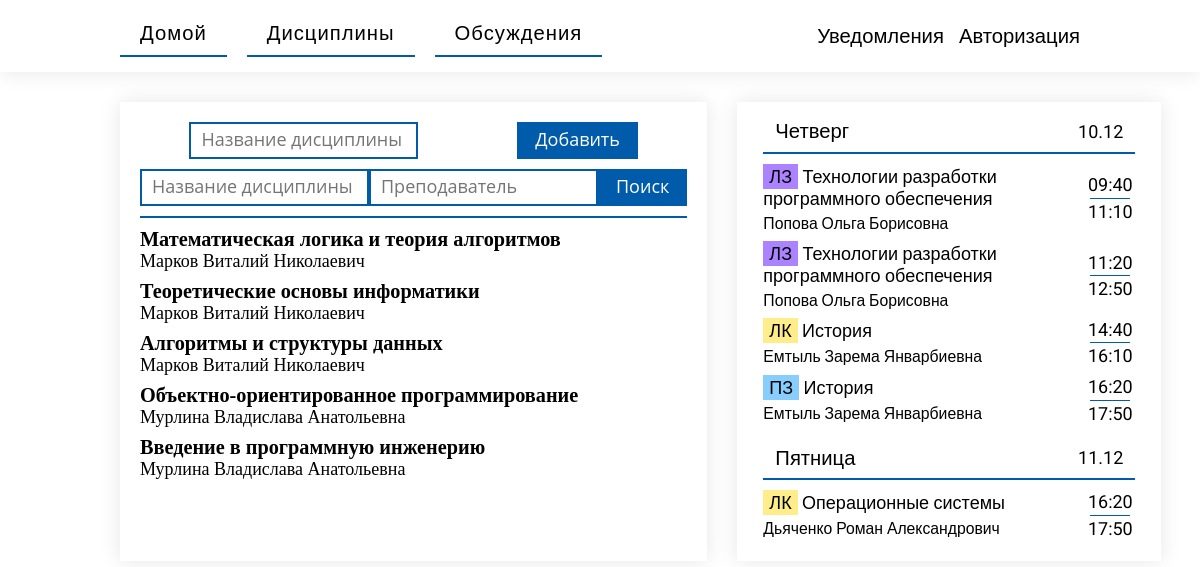
/Site/discipline.php (signed in), run on the app's committed database.
### tables this page shows
CREATE TABLE `subjects` (
  `id` int(11) NOT NULL,
  `name` varchar(245) NOT NULL,
  `teacher_id` int(11) NOT NULL,
  `created_at` datetime NOT NULL DEFAULT current_timestamp(),
  `updated_at` datetime NOT NULL DEFAULT current_timestamp() ON UPDATE current_timestamp()
);

### Site/includes/isLogin.php (called while the page is built, shortened)
<?php
	$profiles_id = $_COOKIE['profiles_id'];
	include 'includes/connect.php';
	$result = mysqli_query($db, "SELECT `name`, `surname`, `middle_name`, `institute`, `group`, `index` FROM `profiles` WHERE `id` = '$profiles_id'");
  $user = mysqli_fetch_array($result);
?>

### Site/discipline.php (the view, shortened to what this page needs)
<?php
  include 'includes/isLogin.php';
  $isTeacher = $user['index'] == 1;
  $result = mysqli_query($db, "SELECT id, name, teacher_id, (SELECT name AS teacher_name FROM profiles WHERE id = teacher_id) AS teacher_name, (SELECT surname FROM profiles WHERE id = teacher_id) AS teacher_surname, (SELECT middle_name FROM profiles WHERE id = teacher_id) AS teacher_middle_name FROM subjects;");
  $subjects = mysqli_fetch_all($result, MYSQLI_ASSOC);
?>
<!DOCTYPE html>
<html lang="ru">
<head>
  <?php include 'includes/head.php'; ?>
  <link rel="stylesheet" href="css/schedule.css">
  <link rel="stylesheet" href="css/discipline.css">
</head>
<body>
  <?php include 'includes/header.php'; ?>
  <div class="container flex-row">
    <main class="main" id="main">
      <section class="search">
        <?php if ($isTeacher): ?>
        <form class="discipline_add" action="add.php?add=discipline" method="post" name="discipline_add">
          <input type="text" name="title" placeholder="Название дисциплины" required autocomplete="on" autofocus>
          <input type="submit" value="Добавить">
        </form>
        <?php endif;?>
        <form class="search-field" action="discipline.php" method="post" name="discipline">
          <input type="text" name="name" placeholder="Название дисциплины" required autocomplete="on" autofocus>
          <input type="text" name="teacher" placeholder="Преподаватель" required>
          <input type="submit" value="Поиск">
        </form>
        <ul class="search-results">
        <?php foreach ($subjects as $value) { ?>
          <li class="search-results__item">
            <a href="lessons.php?subjects_id=<?=$value['id']?>">
              <div class="discipline">
                <h3 class="discipline-title bold"><?=$value['name']?></h3>
                <div class="discipline-teacher">
                  <?=$value['teacher_surname'] . " " . $value['teacher_name'] . " " . $value['teacher_middle_name']?>
                </div>
              </div>
            </a>
          </li>
        <?php } ?>
        </ul>
      </section>
    </main>
    <?php include 'includes/sidebar.php'; ?>
  </div>
</body>
</html>

### Site/includes/head.php (shortened to what this page needs)
<link rel="stylesheet" href="css/normalize.css">
<link rel="stylesheet" href="css/style.css">

### Site/includes/header.php
<header class="header" id="header">
    <div class="container">
      <div class="header-row">
        <nav>
          <ul class="header-menu">
            <li class="header-menu__item"><a href="/">Домой</a></li>
            <li class="header-menu__item"><a href="discipline.php">Дисциплины</a></li>
            <li class="header-menu__item"><a href="">Обсуждения</a></li>
          </ul>
        </nav>
        <div class="header-notifications">
          Уведомления
        </div>
        <div class="header-login">
          <a href="authorization.php">Авторизация</a>
        </div>
      </div>
    </div>
  </header>

### Site/includes/sidebar.php
<aside class="sidebar" id="sidebar">
  <section class="schedule">
    <article class="schedule-block">
      <header class="schedule-block__header">
        <h3>Четверг</h3>
        <time dateTime="2020-11-09">10.12</time>
      </header>
      <div class="schedule-block-item">
        <h4 class="schedule-block-item__name">
          <span class="lesson-type lesson-type-LZ">ЛЗ</span>
          Технологии разработки программного обеспечения
        </h4>
        <span class="schedule-block-item__teacher">Попова Ольга Борисовна</span>
        <time class="schedule-block-item__time">
          <span>09:40</span>
          <span>11:10</span>
        </time>
      </div>
      <div class="schedule-block-item">
        <h4 class="schedule-block-item__name">
          <span class="lesson-type lesson-type-LZ">ЛЗ</span>
          Технологии разработки программного обеспечения
        </h4>
        <span class="schedule-block-item__teacher">Попова Ольга Борисовна</span>
        <time class="schedule-block-item__time">
          <span>11:20</span>
          <span>12:50</span>
        </time>
      </div>
      <div class="schedule-block-item">
        <h4 class="schedule-block-item__name">
          <span class="lesson-type lesson-type-LK">ЛК</span>
          История
        </h4>
        <span class="schedule-block-item__teacher">Емтыль Зарема Январбиевна</span>
        <time class="schedule-block-item__time">
          <span>14:40</span>
          <span>16:10</span>
        </time>
      </div>
      <div class="schedule-block-item">
        <h4 class="schedule-block-item__name">
          <span class="lesson-type lesson-type-PZ">ПЗ</span>
          История
        </h4>
        <span class="schedule-block-item__teacher">Емтыль Зарема Январбиевна</span>
        <time class="schedule-block-item__time">
          <span>16:20</span>
          <span>17:50</span>
        </time>
      </div>
    </article>
    <article class="schedule-block">
      <header class="schedule-block__header">
        <h3>Пятница</h3>
        <time dateTime="2020-11-10">11.12</time>
      </header>
      <div class="schedule-block-item">
        <h4 class="schedule-block-item__name">
          <span class="lesson-type lesson-type-LK">ЛК</span>
          Операционные системы
        </h4>
        <span class="schedule-block-item__teacher">Дьяченко Роман Александрович</span>
        <time class="schedule-block-item__time">
          <span>16:20</span>
          <span>17:50</span>
        </time>
      </div>
    </article>
  </section>
</aside>

### Site/css/style.css (style rules this page uses)
* { -webkit-box-sizing: border-box; box-sizing: border-box; }
a { text-decoration: none; color: inherit; }
ul { list-style: none; margin: 0; padding: 0; }
html { font-size: 18px; }
body { overflow-x: hidden; background-color: #fff; }
.header, .header-submenu, .sidebar, .sidebar-menu, .main, .footer { position: relative; -webkit-box-shadow: 0px 0px 20px 0px rgba(0, 0, 0, 0.1); box-shadow: 0px 0px 20px 0px rgba(0, 0, 0, 0.1); }
.container { width: 1140px; margin: 0 auto; }
.header { z-index: 150; margin-bottom: 30px; }
.main { z-index: 50; margin-right: 30px; }
.sidebar { z-index: 100; }
h3 { font-size: 1.125rem; }
h4 { font-size: 1rem; }
h1, h2, h3, h4, h5, h6 { font-weight: normal; margin: 0px; }
.flex-row { display: -webkit-box; display: -webkit-flex; display: -ms-flexbox; display: flex; -webkit-box-orient: horizontal; -webkit-box-direction: normal; -webkit-flex-flow: row nowrap; -ms-flex-flow: row nowrap; flex-flow: row nowrap; }
.bold { font-weight: bold; }
@media screen and (max-width: 1200px) { .container { width: 960px; } }
.header { font-family: "Roboto", sans-serif; font-size: 1.125rem; }
.header-row { display: -webkit-box; display: -webkit-flex; display: -ms-flexbox; display: flex; -webkit-box-align: center; -webkit-align-items: center; -ms-flex-align: center; align-items: center; }
.header-menu { display: -webkit-box; display: -webkit-flex; display: -ms-flexbox; display: flex; padding: 10px 0px 15px 0px; }
.header-menu__item { position: relative; margin-right: 20px; background-color: transparent; letter-spacing: 1px; }
.header-menu__item > a { display: inline-block; padding: 12px 20px; position: relative; z-index: 10; }
.header-menu__item:before { content: ''; position: absolute; left: 0; bottom: 0; z-index: 0; width: 100%; height: 2px; background-color: #005BAA; -webkit-transition: ease-out 0.2s; -o-transition: ease-out 0.2s; transition: ease-out 0.2s; }
.header-notifications { margin-left: auto; }
.header-login { margin-left: 15px; }
.main { width: 100%; padding: 20px; }
.sidebar { padding: 6px 12px 12px 12px; font-family: Roboto, sans-serif; }
input { font-family: Roboto, Oxygen, Ubuntu, Cantarell, 'Open Sans', 'Helvetica Neue', sans-serif; border: 2px solid #005BAA; padding: 6px 10px; }
input[type=submit] { background-color: #005BAA; padding: 6px 16px; color: white; cursor: pointer; }

### Site/css/schedule.css (style rules this page uses)
.schedule { width: 400px; margin-left: auto; }
.schedule-block { padding: 4px 14px 10px 14px; }
.schedule-block__header { width: 100%; display: -webkit-box; display: -webkit-flex; display: -ms-flexbox; display: flex; -webkit-box-align: center; -webkit-align-items: center; -ms-flex-align: center; align-items: center; -webkit-box-pack: justify; -webkit-justify-content: space-between; -ms-flex-pack: justify; justify-content: space-between; padding: 8px 12px; margin-bottom: 12px; border-bottom: 2px solid #005BAA; }
.schedule-block-item { margin-top: 10px; display: -ms-grid; display: grid; grid: "schedule-item__name schedule-item__time" "schedule-item__teacher schedule-item__time" / auto 50px; }
.schedule-block-item__name { grid-area: schedule-item__name; line-height: 1.25rem; }
.schedule-block-item__teacher { grid-area: schedule-item__teacher; font-size: 0.875rem; margin-top: 4px; }
.schedule-block-item__time { position: relative; grid-area: schedule-item__time; display: -webkit-box; display: -webkit-flex; display: -ms-flexbox; display: flex; -webkit-box-orient: vertical; -webkit-box-direction: normal; -webkit-flex-flow: column; -ms-flex-flow: column; flex-flow: column; -webkit-box-pack: center; -webkit-justify-content: center; -ms-flex-pack: center; justify-content: center; -webkit-box-align: center; -webkit-align-items: center; -ms-flex-align: center; align-items: center; }
.schedule-block-item__time > span:nth-child(1) { margin-bottom: 6px; }
.schedule-block-item__time::before { content: ''; position: absolute; top: -webkit-calc(50% - 1px); top: calc(50% - 1px); width: 80%; height: 1px; background-color: #005BAA; }
.schedule .lesson-type { padding: 2px 6px; }
.schedule .lesson-type-LK { background-color: #FFEC8B; }
.schedule .lesson-type-LZ { background-color: #AB82FF; }
.schedule .lesson-type-PZ { background-color: #87CEFF; }

### data on the page
subjects: name "Математическая логика и теория алгоритмов", teacher_surname "Марков", teacher_name "Виталий", teacher_middle_name "Николаевич"
subjects: name "Теоретические основы информатики", teacher_surname "Марков", teacher_name "Виталий", teacher_middle_name "Николаевич"
subjects: name "Алгоритмы и структуры данных", teacher_surname "Марков", teacher_name "Виталий", teacher_middle_name "Николаевич"
subjects: name "Объектно-ориентированное программирование", teacher_surname "Мурлина", teacher_name "Владислава", teacher_middle_name "Анатольевна"
subjects: name "Введение в программную инженерию", teacher_surname "Мурлина", teacher_name "Владислава", teacher_middle_name "Анатольевна"
